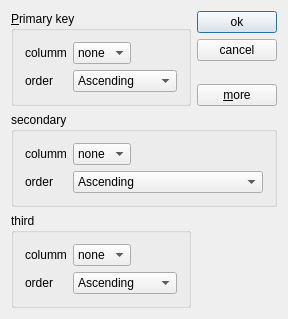
<?xml version="1.0" encoding="UTF-8"?>
<ui version="4.0">
 <class>shapedialog</class>
 <widget class="QDialog" name="shapedialog">
  <property name="geometry">
   <rect>
    <x>0</x>
    <y>0</y>
    <width>288</width>
    <height>300</height>
   </rect>
  </property>
  <property name="windowTitle">
   <string>shapedialog</string>
  </property>
  <layout class="QGridLayout" name="gridLayout_5">
   <item row="0" column="0">
    <widget class="QGroupBox" name="groupBox">
     <property name="title">
      <string>&amp;Primary key</string>
     </property>
     <layout class="QGridLayout" name="gridLayout_2">
      <item row="0" column="0">
       <widget class="QLabel" name="label">
        <property name="text">
         <string>columm</string>
        </property>
       </widget>
      </item>
      <item row="0" column="1">
       <widget class="QComboBox" name="comboBox_4">
        <item>
         <property name="text">
          <string>none</string>
         </property>
        </item>
       </widget>
      </item>
      <item row="0" column="2">
       <spacer name="horizontalSpacer">
        <property name="orientation">
         <enum>Qt::Horizontal</enum>
        </property>
        <property name="sizeHint" stdset="0">
         <size>
          <width>48</width>
          <height>20</height>
         </size>
        </property>
       </spacer>
      </item>
      <item row="1" column="0">
       <widget class="QLabel" name="label_2">
        <property name="text">
         <string>order</string>
        </property>
       </widget>
      </item>
      <item row="1" column="1" colspan="2">
       <widget class="QComboBox" name="comboBox_3">
        <item>
         <property name="text">
          <string>Ascending</string>
         </property>
        </item>
        <item>
         <property name="text">
          <string>Descending</string>
         </property>
        </item>
       </widget>
      </item>
     </layout>
    </widget>
   </item>
   <item row="0" column="1" rowspan="2">
    <layout class="QGridLayout" name="gridLayout">
     <item row="0" column="0">
      <widget class="QPushButton" name="pushButton">
       <property name="text">
        <string>ok</string>
       </property>
      </widget>
     </item>
     <item row="1" column="0">
      <widget class="QPushButton" name="pushButton_2">
       <property name="text">
        <string>cancel</string>
       </property>
      </widget>
     </item>
     <item row="2" column="0">
      <spacer name="verticalSpacer">
       <property name="orientation">
        <enum>Qt::Vertical</enum>
       </property>
       <property name="sizeHint" stdset="0">
        <size>
         <width>20</width>
         <height>18</height>
        </size>
       </property>
      </spacer>
     </item>
     <item row="3" column="0">
      <widget class="QPushButton" name="more">
       <property name="text">
        <string>&amp;more</string>
       </property>
       <property name="checkable">
        <bool>true</bool>
       </property>
      </widget>
     </item>
    </layout>
   </item>
   <item row="1" column="0">
    <spacer name="verticalSpacer_2">
     <property name="orientation">
      <enum>Qt::Vertical</enum>
     </property>
     <property name="sizeHint" stdset="0">
      <size>
       <width>20</width>
       <height>18</height>
      </size>
     </property>
    </spacer>
   </item>
   <item row="2" column="0" colspan="2">
    <widget class="QGroupBox" name="groupBox2">
     <property name="title">
      <string>secondary</string>
     </property>
     <layout class="QGridLayout" name="gridLayout_4">
      <item row="0" column="0">
       <widget class="QLabel" name="label_3">
        <property name="text">
         <string>columm</string>
        </property>
       </widget>
      </item>
      <item row="0" column="1">
       <widget class="QComboBox" name="comboBox_5">
        <item>
         <property name="text">
          <string>none</string>
         </property>
        </item>
       </widget>
      </item>
      <item row="0" column="2">
       <spacer name="horizontalSpacer_2">
        <property name="orientation">
         <enum>Qt::Horizontal</enum>
        </property>
        <property name="sizeHint" stdset="0">
         <size>
          <width>48</width>
          <height>20</height>
         </size>
        </property>
       </spacer>
      </item>
      <item row="1" column="0">
       <widget class="QLabel" name="label_4">
        <property name="text">
         <string>order</string>
        </property>
       </widget>
      </item>
      <item row="1" column="1" colspan="2">
       <widget class="QComboBox" name="comboBox_6">
        <item>
         <property name="text">
          <string>Ascending</string>
         </property>
        </item>
        <item>
         <property name="text">
          <string>Descending</string>
         </property>
        </item>
       </widget>
      </item>
     </layout>
    </widget>
   </item>
   <item row="3" column="0">
    <widget class="QGroupBox" name="groupBox3">
     <property name="title">
      <string>third</string>
     </property>
     <layout class="QGridLayout" name="gridLayout_3">
      <item row="0" column="0">
       <widget class="QLabel" name="label_7">
        <property name="text">
         <string>columm</string>
        </property>
       </widget>
      </item>
      <item row="0" column="1">
       <widget class="QComboBox" name="comboBox_10">
        <item>
         <property name="text">
          <string>none</string>
         </property>
        </item>
       </widget>
      </item>
      <item row="0" column="2">
       <spacer name="horizontalSpacer_4">
        <property name="orientation">
         <enum>Qt::Horizontal</enum>
        </property>
        <property name="sizeHint" stdset="0">
         <size>
          <width>67</width>
          <height>20</height>
         </size>
        </property>
       </spacer>
      </item>
      <item row="1" column="0">
       <widget class="QLabel" name="label_8">
        <property name="text">
         <string>order</string>
        </property>
       </widget>
      </item>
      <item row="1" column="1" colspan="2">
       <widget class="QComboBox" name="comboBox_9">
        <item>
         <property name="text">
          <string>Ascending</string>
         </property>
        </item>
        <item>
         <property name="text">
          <string>Descending</string>
         </property>
        </item>
       </widget>
      </item>
     </layout>
    </widget>
   </item>
  </layout>
 </widget>
 <layoutdefault spacing="6" margin="11"/>
 <resources/>
 <connections>
  <connection>
   <sender>pushButton</sender>
   <signal>clicked()</signal>
   <receiver>shapedialog</receiver>
   <slot>accept()</slot>
   <hints>
    <hint type="sourcelabel">
     <x>220</x>
     <y>24</y>
    </hint>
    <hint type="destinationlabel">
     <x>118</x>
     <y>102</y>
    </hint>
   </hints>
  </connection>
  <connection>
   <sender>pushButton_2</sender>
   <signal>clicked()</signal>
   <receiver>shapedialog</receiver>
   <slot>reject()</slot>
   <hints>
    <hint type="sourcelabel">
     <x>254</x>
     <y>54</y>
    </hint>
    <hint type="destinationlabel">
     <x>152</x>
     <y>106</y>
    </hint>
   </hints>
  </connection>
  <connection>
   <sender>more</sender>
   <signal>toggled(bool)</signal>
   <receiver>groupBox3</receiver>
   <slot>setVisible(bool)</slot>
   <hints>
    <hint type="sourcelabel">
     <x>264</x>
     <y>109</y>
    </hint>
    <hint type="destinationlabel">
     <x>183</x>
     <y>260</y>
    </hint>
   </hints>
  </connection>
  <connection>
   <sender>more</sender>
   <signal>toggled(bool)</signal>
   <receiver>groupBox2</receiver>
   <slot>setVisible(bool)</slot>
   <hints>
    <hint type="sourcelabel">
     <x>237</x>
     <y>108</y>
    </hint>
    <hint type="destinationlabel">
     <x>203</x>
     <y>189</y>
    </hint>
   </hints>
  </connection>
 </connections>
</ui>
